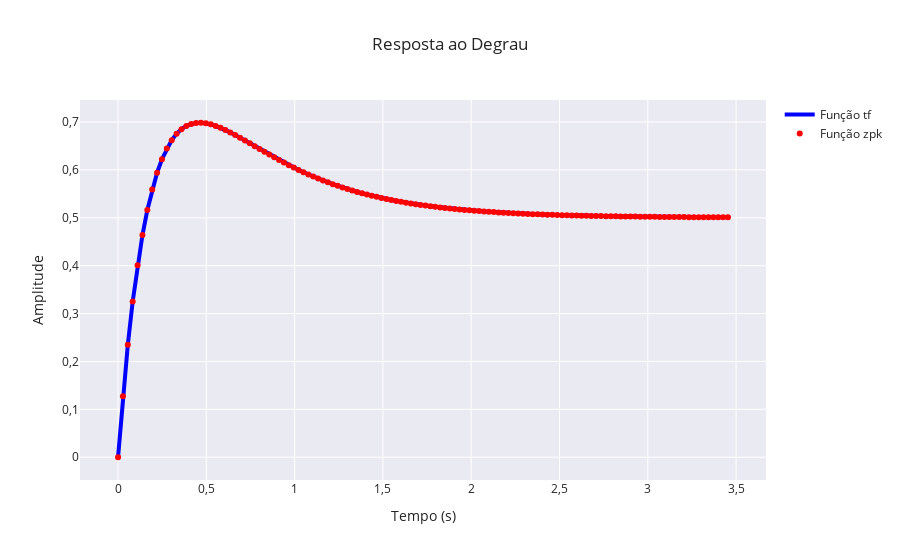

Write notebook code for a chart like this one.
### Markdown cell above
### Funções TF e ZPK e Gráficos Avançados

A função tf é útil para definir uma função de transferência quando ela está no formato expandido (ex: $G(s)=\frac{5s+5}{s^2+7s+10}$). Porém, muitas vezes temos a função de transferência no formato em que os polos e zeros encontram-se em evidência (ex: $G(s)=\frac{5(s+1)}{(s+2)(s+5)}$). As funções usadas como exemplo são equivalentes, apesar de estarem em formatos distintos. Quando temos o formato com as raízes em evidência, podemos utilizar uma função alternativa, na qual indicamos diretamente quais são os zeros, quais os polos e qual o ganho do sistema, na forma
```
G_zpk=ct.zpk([-1],[-2,-5],[5])
```
Podemos verificar que o sistema definido por essa função é equivalente ao definido usando a função
```
G_tf=ct.tf([5,5],[1,7,10])
```
como mostrado a seguir.

### Code cell
G_tf = ct.tf([5, 5], [1, 7, 10])
t_tf, y_tf = ct.step_response(G_tf)

G_zpk = ct.zpk([-1], [-2, -5], gain=5, dt=0)
t_zpk, y_zpk = ct.step_response(G_zpk)

print(G_tf)
print(G_zpk)
fig = go.Figure()

grafico_step_tf = go.Scatter(
    x=t_tf, y=y_tf, name="Função tf", mode="lines", line={"color": "blue", "width": 4}
)
grafico_step_zpk = go.Scatter(
    x=t_zpk,
    y=y_zpk,
    name="Função zpk",
    mode="markers",
    line={"color": "red", "width": 4},
)

fig.add_trace(grafico_step_tf)
fig.add_trace(grafico_step_zpk)

fig.update_layout(
    title="Resposta ao Degrau",
    xaxis_title="Tempo (s)",
    yaxis_title="Amplitude",
    separators=",.",
    template="seaborn",
)
fig.show()
